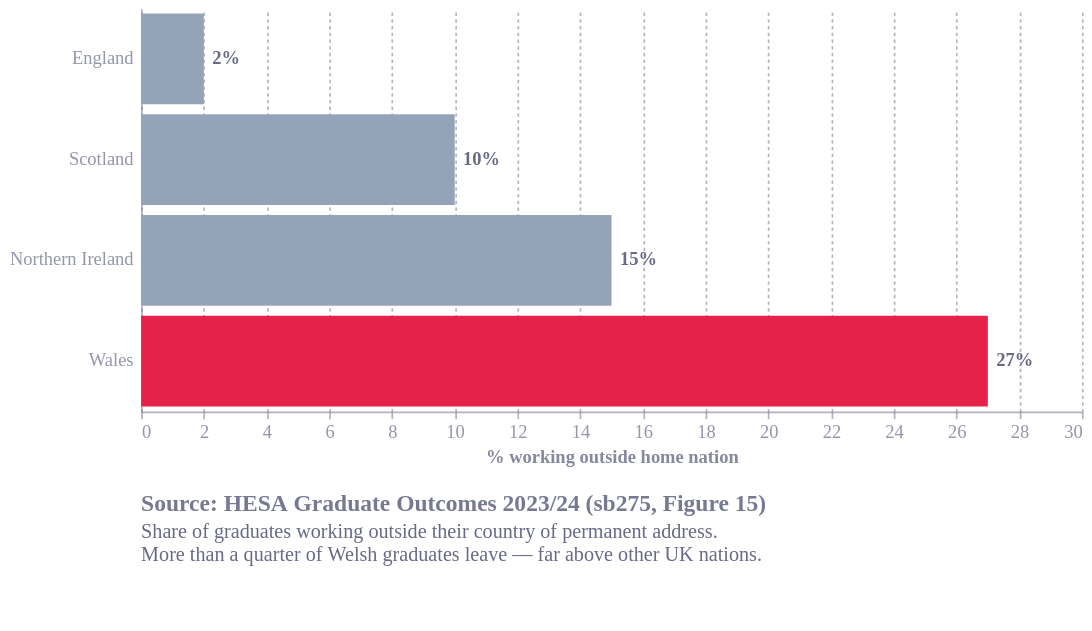

Here is the notebook cell this chart was saved with:
### Code cell
import pandas as pd
import altair as alt
from ecostyles import EcoStyles

styles = EcoStyles()
styles.register_and_enable_theme()

RED, GREY = "#E6224B", "#94a3b8"

# Computed from HESA sb275 Figure 15 (2023/24): share of each nation's
# domiciled graduates working outside their country of permanent address.
df = pd.DataFrame({
    "nation": ["Wales", "Northern Ireland", "Scotland", "England"],
    "pct":    [27, 15, 10, 2],
})
df["hl"] = df["nation"].eq("Wales")
df["label"] = df["pct"].map(lambda v: f"{v}%")

# explicit top-to-bottom order: England (smallest) at top, Wales (largest) at bottom
order = ["England", "Scotland", "Northern Ireland", "Wales"]

base = alt.Chart(df).encode(
    y=alt.Y("nation:N", title=None, scale=alt.Scale(domain=order)),
    x=alt.X("pct:Q", title="% working outside home nation", scale=alt.Scale(domain=[0, 30])),
)

bars = base.mark_bar().encode(
    color=alt.Color("hl:N", scale=alt.Scale(domain=[True, False], range=[RED, GREY]), legend=None))

labels = base.mark_text(dx=5, align="left", fontWeight="bold").encode(text="label:N")

caption = alt.Title(
    text="Source: HESA Graduate Outcomes 2023/24 (sb275, Figure 15)",
    subtitle=[
        "Share of graduates working outside their country of permanent address.",
        "More than a quarter of Welsh graduates leave — far above other UK nations.",
    ],
    orient="bottom", anchor="start", dy=12,
)

chart = (bars + labels).properties(
    width=560, height=240, title=caption,
    padding={"bottom": 40, "left": 5, "right": 5, "top": 5},
)

styles.save(chart, path=".", name="wales_graduate_outflow", svg=True)
chart.save("wales_graduate_outflow.png", scale_factor=2)
chart

### Figure 1 — Vega-Lite specification as saved in the notebook (floating-point values rounded to 4 significant figures)
{"config": {"font": "Circular Std", "text": {"color": "#676A86", "align": "left", "baseline": "middle", "dx": 7, "dy": 0, "fontSize": 11}, "view": {"stroke": null, "continuousWidth": 400, "continuousHeight": 300, "discreteWidth": 400, "discreteHeight": 300}, "range": {"category": ["#36B7B4", "#E6224B", "#F4C245", "#0063AF", "#00A767", "#179FDB", "#EB5C2E"], "diverging": ["#E6224B", "#E54753", "#C9C9C9", "#179FDB", "#122B39"], "heatmap": ["#C9C9C9", "#179FDB", "#0063AF", "#122B39"], "ordinal": ["#00A767", "#36B7B4", "#179FDB", "#0063AF", "#243B5A"]}, "bar": {"color": "#179fdb"}, "line": {"color": "#e6224b"}, "rule": {"color": "#676A86"}, "area": {"opacity": 0.3}, "point": {"filled": true, "size": 80, "color": "#e6224b", "opacity": 0.95}, "geoshape": {"stroke": "white", "strokeWidth": 0.3}, "rect": {"fill": "#d6d4d4", "opacity": 0.3}, "axis": {"labelColor": "#676A86", "labelFontSize": 11, "labelFont": "Circular Std", "labelOpacity": 0.7, "tickColor": "#676A86", "tickOpacity": 0.5, "domainColor": "#676A86", "domainOpacity": 0.5, "gridColor": "#676A86", "gridDash": [2, 2], "gridOpacity": 0.5, "title": null, "titleColor": "#676A86", "titleOpacity": 0.8, "tickSize": 4}, "axisXDiscrete": {"grid": false, "labelAngle": 0, "tickCount": 10, "tickOpacity": 0.5, "title": null}, "axisYDiscrete": {"ticks": false, "labelPadding": 5}, "axisXTemporal": {"grid": false, "ticks": true}, "axisXQuantitative": {"grid": true}, "axisYQuantitative": {"gridColor": "#676A86", "gridDash": [1, 5], "gridOpacity": 0.5, "ticks": false, "labelPadding": 5, "tickCount": 8, "titleAngle": 0, "titleAlign": "left", "titleBaseline": "bottom", "titleX": 0, "titleY": -5}, "title": {"color": "#676A86E6", "subtitleColor": "#676A86", "font": "Circular Std", "subtitleFont": "Circular Std", "anchor": "start", "fontSize": 14, "subtitleFontSize": 12, "subtitlePadding": 4, "offset": 0, "frame": "group"}, "legend": {"titleColor": "#122b39", "title": null, "labelColor": "#122b39", "labelFontSize": 11}}, "layer": [{"mark": {"type": "bar"}, "encoding": {"color": {"field": "hl", "legend": null, "scale": {"domain": [true, false], "range": ["#E6224B", "#94a3b8"]}, "type": "nominal"}, "x": {"field": "pct", "scale": {"domain": [0, 30]}, "title": "% working outside home nation", "type": "quantitative"}, "y": {"field": "nation", "scale": {"domain": ["England", "Scotland", "Northern Ireland", "Wales"]}, "title": null, "type": "nominal"}}}, {"mark": {"type": "text", "align": "left", "dx": 5, "fontWeight": "bold"}, "encoding": {"text": {"field": "label", "type": "nominal"}, "x": {"field": "pct", "scale": {"domain": [0, 30]}, "title": "% working outside home nation", "type": "quantitative"}, "y": {"field": "nation", "scale": {"domain": ["England", "Scotland", "Northern Ireland", "Wales"]}, "title": null, "type": "nominal"}}}], "data": {"name": "data-2ec0b08a9ac9f760d9427add5eea9fb9"}, "height": 240, "padding": {"bottom": 40, "left": 5, "right": 5, "top": 5}, "title": {"text": "Source: HESA Graduate Outcomes 2023/24 (sb275, Figure 15)", "anchor": "start", "dy": 12, "orient": "bottom", "subtitle": ["Share of graduates working outside their country of permanent address.", "More than a quarter of Welsh graduates leave — far above other UK nations."]}, "width": 560, "$schema": "https://vega.github.io/schema/vega-lite/v6.4.1.json", "datasets": {"data-2ec0b08a9ac9f760d9427add5eea9fb9": [{"nation": "Wales", "pct": 27, "hl": true, "label": "27%"}, {"nation": "Northern Ireland", "pct": 15, "hl": false, "label": "15%"}, {"nation": "Scotland", "pct": 10, "hl": false, "label": "10%"}, {"nation": "England", "pct": 2, "hl": false, "label": "2%"}]}}
